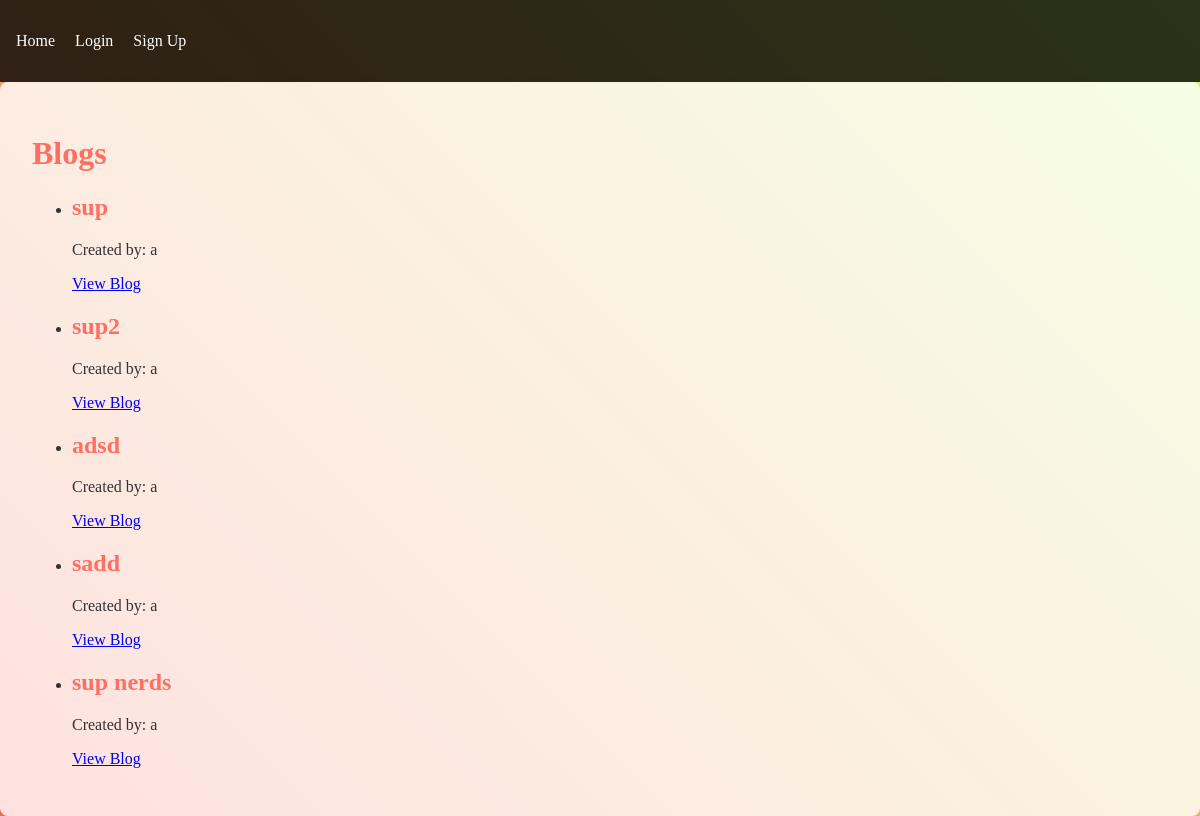
Before: / with the older database file.
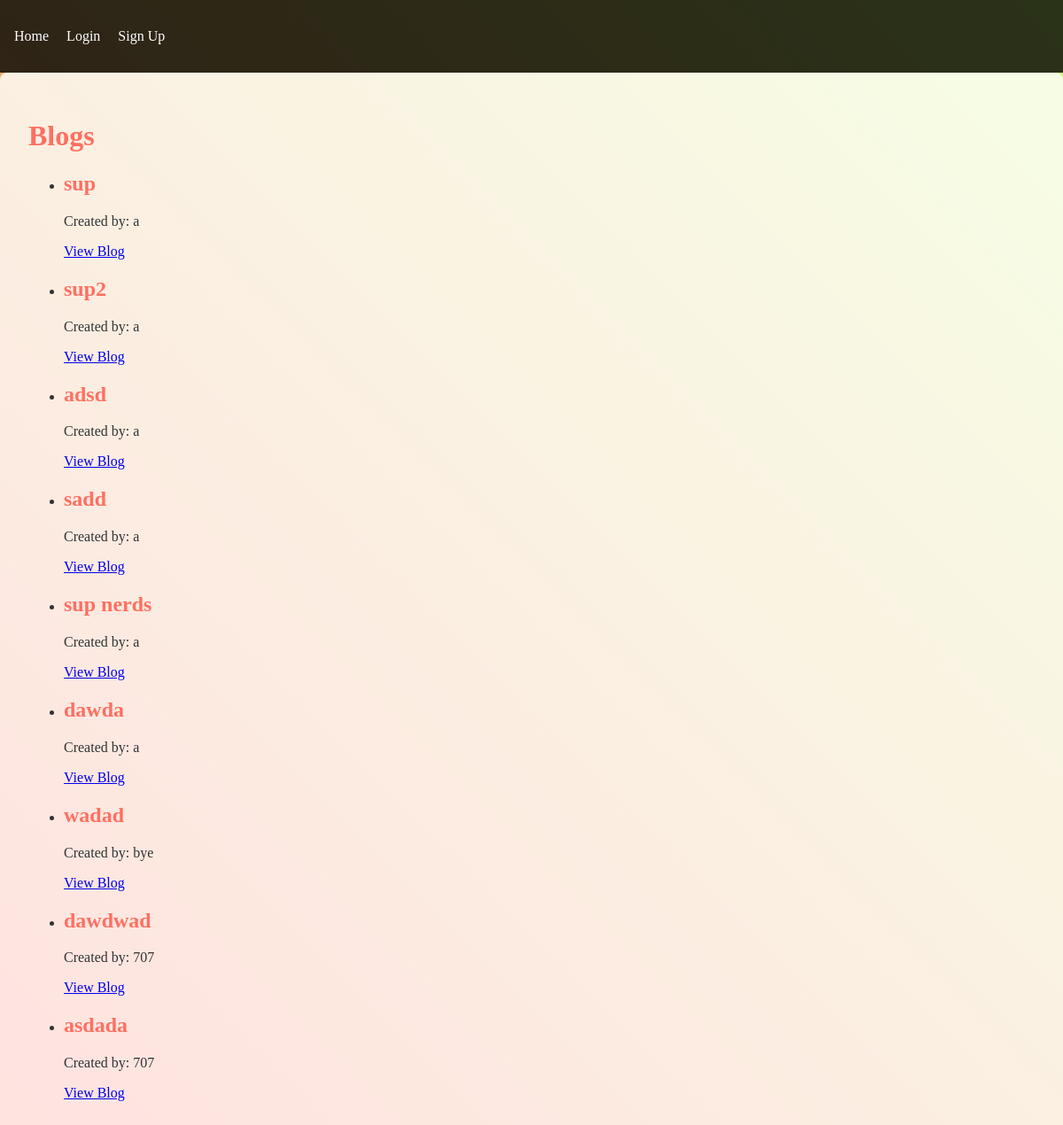
After: the same page with the newer database file.
### tables this page shows
CREATE TABLE blogs (
        id INTEGER PRIMARY KEY AUTOINCREMENT,
        title TEXT NOT NULL,
        user_id INTEGER,
        FOREIGN KEY (user_id) REFERENCES users (id)
    );

CREATE TABLE users (
        id INTEGER PRIMARY KEY AUTOINCREMENT,
        email TEXT UNIQUE NOT NULL,
        password TEXT NOT NULL,
        name TEXT NOT NULL
    );

### blog.py (the view)
@blog.route('/')
def index():
    blogs = query_db(
        'SELECT blogs.*, users.name AS username FROM blogs JOIN users ON blogs.user_id = users.id'
    )
    return render_template('home.html', blogs=blogs)

### database.py (called while the page is built)
def query_db(query, args=(), one=False):
    conn = sqlite3.connect('db.sqlite3')
    conn.row_factory = sqlite3.Row
    cursor = conn.cursor()
    cursor.execute(query, args)
    rv = cursor.fetchall()
    conn.close()
    return (rv[0] if rv else None) if one else rv

### templates/home.html (shortened to what this page needs)
{% extends "base.html" %}
{% block content %}
  <h1>Blogs</h1>
  <ul>
    {% for blog in blogs %}
      <li>
        <h2>{{ blog.title }}</h2>
        <p>Created by: {{ blog.username }}</p>
        <a href="{{ url_for('blog.blog_view', blog_id=blog.id) }}">View Blog</a>
      </li>
    {% endfor %}
  </ul>
{% endblock %}

### templates/base.html (shortened to what this page needs)
<!DOCTYPE html>
<html>
<head>
	<link rel="stylesheet" type="text/css" href="{{ url_for('static', filename='styles.css') }}">
</head>
<body>
    <nav>
        <ul>
            <li><a href="{{ url_for('blog.index') }}">Home</a></li>
            {% if session['user_id'] %}
            <li><a href="{{ url_for('auth.logout') }}">Logout</a></li>
            <li><a href="{{ url_for('blog.new_blog') }}">Create New Blog</a></li>
            {% else %}
            <li><a href="{{ url_for('auth.login') }}">Login</a></li>
            <li><a href="{{ url_for('auth.signup') }}">Sign Up</a></li>
            {% endif %}
        </ul>
    </nav>
    <div class="container">
        {% block content %}
        {% endblock %}
    </div>
</body>
</html>

### static/styles.css (style rules this page uses)
body { font-family: 'Arial, sans-serif'; background: linear-gradient(45deg, #ff6f61, #d4fc79); color: #333; margin: 0; padding: 0; }
nav { background: rgba(0, 0, 0, 0.8); padding: 1em; }
nav ul { list-style: none; padding: 0; }
nav ul li { display: inline; margin-right: 1em; }
nav ul li a { color: #fff; text-decoration: none; }
.container { padding: 2em; background: rgba(255, 255, 255, 0.8); border-radius: 8px; box-shadow: 0 4px 8px rgba(0, 0, 0, 0.1); }
h1, h2, h3 { color: #ff6f61; }

Changed rows visible on the page:
added blogs: title "dawda", username "a"
added blogs: title "wadad", username "bye"
added blogs: title "dawdwad", username "707"
added blogs: title "asdada", username "707"
